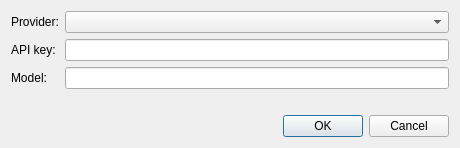
<?xml version="1.0" encoding="UTF-8"?>
<ui version="4.0">
 <class>ProviderDialog</class>
 <widget class="QDialog" name="ProviderDialog">
  <property name="minimumSize"><size><width>460</width><height>0</height></size></property>
  <property name="windowTitle"><string>AI Provider</string></property>
  <layout class="QFormLayout" name="formLayout">
   <item row="0" column="0"><widget class="QLabel" name="provider_label"><property name="text"><string>Provider:</string></property></widget></item>
   <item row="0" column="1"><widget class="QComboBox" name="provider"/></item>
   <item row="1" column="0"><widget class="QLabel" name="api_key_label"><property name="text"><string>API key:</string></property></widget></item>
   <item row="1" column="1"><widget class="QLineEdit" name="api_key"><property name="echoMode"><enum>QLineEdit::Password</enum></property></widget></item>
   <item row="2" column="0"><widget class="QLabel" name="model_label"><property name="text"><string>Model:</string></property></widget></item>
   <item row="2" column="1"><widget class="QLineEdit" name="model"/></item>
   <item row="3" column="1"><widget class="QLabel" name="key_link"><property name="openExternalLinks"><bool>true</bool></property></widget></item>
   <item row="4" column="0" colspan="2"><widget class="QDialogButtonBox" name="buttonBox"><property name="standardButtons"><set>QDialogButtonBox::Cancel|QDialogButtonBox::Ok</set></property></widget></item>
  </layout>
 </widget>
</ui>
